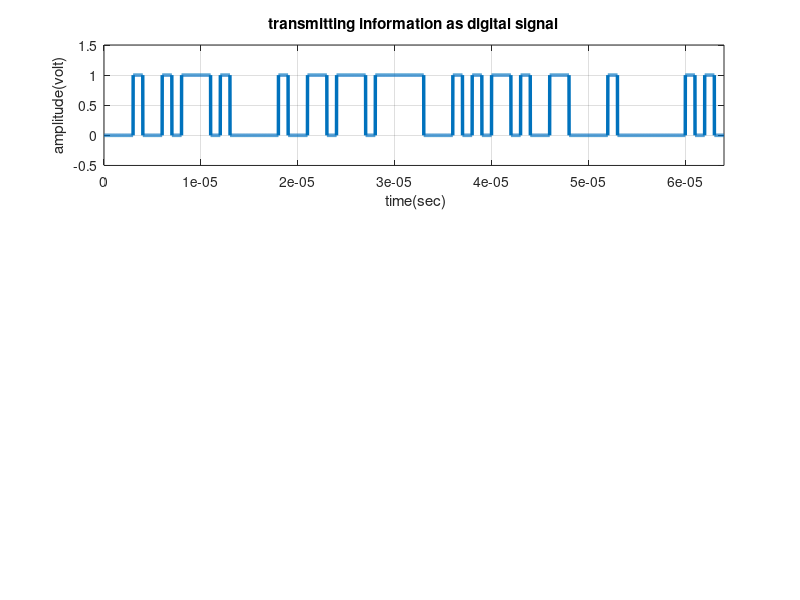

Write MATLAB code to recreate this figure.
clc;
clear all;
close all;
M=16; %M=input(' enter the value of M array for QAM modulation : ');
fprintf('\n\n\n'); % input checking loop
Ld=log2(M);
ds=ceil(Ld);
dif=ds-Ld;
if(dif~=0)
error('the value of M is only acceptable if log2(M)is an integer');
end
% binary Information Generation
nbit=64; %number of information bits
msg=round(rand(nbit,1)); % information generation as binary form
disp(' binary information at transmitter '); %binary information at transmitter
disp(msg);
fprintf('\n\n'); % representation of transmitting binary information as digital signal
x=msg;
bp=.000001; % bit period
bit=[];
for n=1:1:length(x)
if x(n)==1;
se=ones(1,100);
else x(n)==0;
se=zeros(1,100);
end
bit=[bit se];
end
t1=bp/100:bp/100:100*length(x)*(bp/100);
figure(1)
subplot(3,1,1);
plot(t1,bit,'lineWidth',2.5);grid on;
axis([ 0 bp*length(x) -.5 1.5]);
ylabel('amplitude(volt)');
xlabel(' time(sec)');
title('transmitting information as digital signal'); % binary information convert into symbolic form for M-ary QAM modulation
M=M; % order of QAM modulation
msg_reshape=reshape(msg,log2(M),nbit/log2(M))';
disp(' information are reshaped for convert symbolic form');
disp(msg_reshape);
